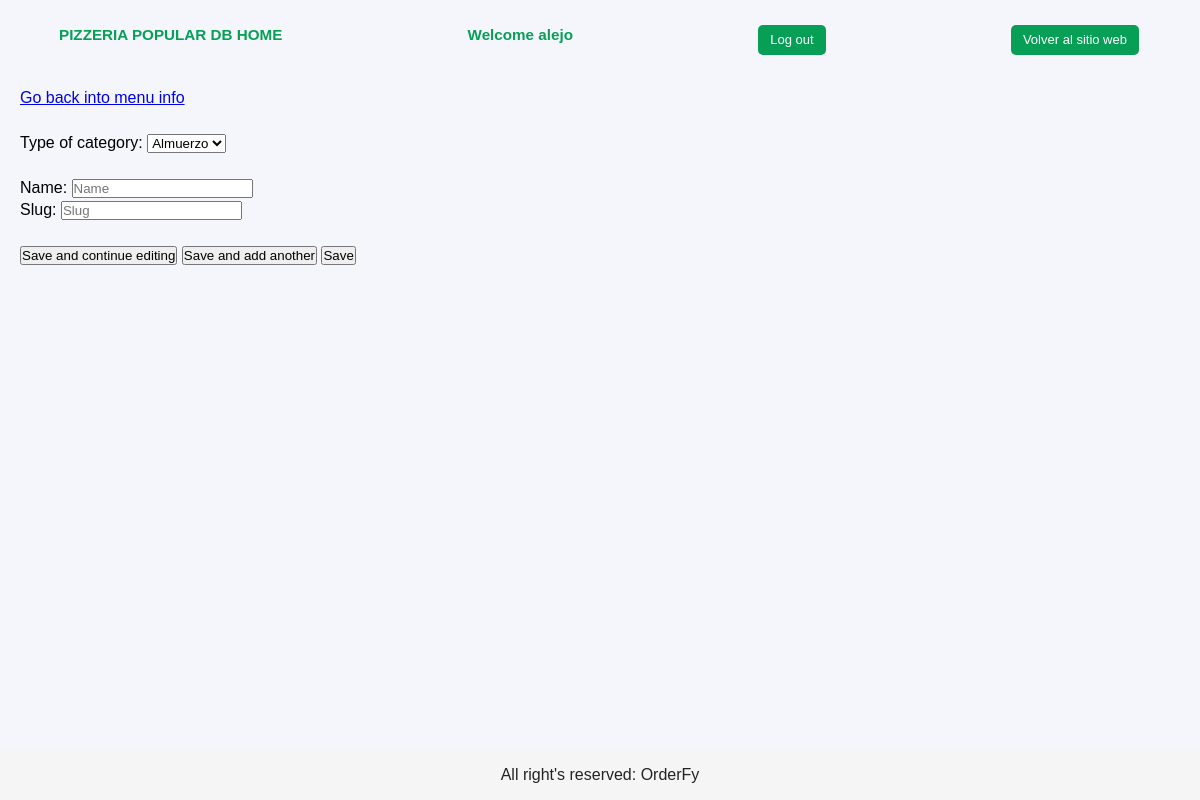
The page /database/pizzeria_popular/piz1/almuerzo/add_category/ (signed in) on the database its author committed.
### restaurants/models.py (models this page shows, shortened)
class Restaurant(models.Model):
    def get_upload_to_path_logo(self, filename):
        return f'{self.slug}/logo/{filename}'
    def get_upload_to_path_image(self, filename):
        return f'{self.slug}/image/{filename}'
    id= models.AutoField(primary_key=True)
    name= models.CharField(max_length=80)
    slug= models.SlugField(max_length=20, unique=True)
    description= models.TextField(max_length=1000, blank=True, null=True)
    logo= models.ImageField(upload_to=get_upload_to_path_logo, default="default_restaurant_logo.png")
    image= models.ImageField(upload_to=get_upload_to_path_image, default="default_restaurant_image.png")
    primary_color= models.CharField(max_length=7, validators=[functions.validate_color_hex])
    secondary_color= models.CharField(max_length=7, validators=[functions.validate_color_hex])
    q_branches= models.PositiveSmallIntegerField(default=1, validators=[functions.validate_not_zero])
    created= models.DateTimeField(auto_now_add= True)
    updated= models.DateTimeField(auto_now= True)
    class Meta:
        verbose_name=  "Restaurant"
        verbose_name_plural= "Restaurants"

class TypeOfCategory(models.Model):
    def get_upload_to_path_image(self, filename):
        return f'{self.branch.restaurant.slug}/image/{self.branch.slug}/{self.slug}/{filename}'
    branch= models.ForeignKey(Branch, on_delete=models.CASCADE)
    id = models.AutoField(primary_key=True)
    name= models.CharField(max_length= 100)
    slug= models.SlugField(max_length=20, unique=True)
    image= models.ImageField(upload_to=get_upload_to_path_image, default= "default_type_of_category.avif")
    created= models.DateTimeField(auto_now_add= True)
    updated= models.DateTimeField(auto_now= True)
    class Meta:
        verbose_name=  "Type of category"
        verbose_name_plural= "Types of categories"

### access_user/models.py (models this page shows)
class CustomUser(AbstractUser):
    restaurant= models.ForeignKey(Restaurant, on_delete=models.CASCADE, blank=True, null=True)

### access_user/views/add_db.py (the view, shortened to what this page needs)
# urls.py: path('<str:restaurant_slug>/<str:branch_slug>/<str:type_slug>/add_category/', login_required(add_db.add_category), name='add_category'),
@login_required
def add_category(request, restaurant_slug, branch_slug, type_slug):
    restaurant= functions.get_restaurant(restaurant_slug)
    if not restaurant: return HttpResponseNotFound("Cannot find restaurant named '" + restaurant_slug + "'")
    answer= functions.check_user(request, restaurant)
    if answer== "no_access": return HttpResponseForbidden(f'Your user, {request.user.username}, has not access to {restaurant.name}`s DataBase')
    branch= functions.get_branch(branch_slug)
    if not branch: return HttpResponseNotFound("Cannot find branch named '" + branch_slug + "'")
    type_of_category= functions.get_type(type_slug)
    if not type_of_category: return HttpResponseNotFound("Cannot find type of category named '" + type_slug + "'")
    types_of_category= Rmodels.TypeOfCategory.objects.filter(branch=branch)
    params={
        'restaurant': restaurant,
        'branch': branch,
        'type': type_of_category,
        'types': types_of_category,
    }
    return render(request, 'access_user/add/add_category.html', params)

### access_user/functions.py (called while the page is built)
def check_user(request, restaurant):
    if not request.user.is_superuser:
        users= CustomUser.objects.filter(restaurant=restaurant)
        if request.user not in users: return "no_access"
        return None

def get_restaurant(restaurant_slug):
    try:
        restaurant= Rmodels.Restaurant.objects.get(slug= restaurant_slug)
        return restaurant
    except ObjectDoesNotExist:
        return None

def get_branch(branch_slug):
    try:
        branch= Rmodels.Branch.objects.get(slug= branch_slug)
        return branch
    except ObjectDoesNotExist:
        return None

def get_type(type_slug):
    try:
        type_of_category= Rmodels.TypeOfCategory.objects.get(slug= type_slug)
        return type_of_category
    except ObjectDoesNotExist:
        return None

### templates/access_user/add/add_category.html (shortened to what this page needs)
    {% extends 'access_user/base.html' %}
    {% block content %}
        <a href="{% url 'db_menu' restaurant.slug branch.slug type.slug %}"> Go back into menu info </a>
        <br><br>
        <form method="post">
            <label for="type">Type of category:</label>
            <select id="options" name="type" readonly>
                <option value="{{ type.slug }}" selected>{{ type.name }}</option>
            </select>
            <br><br>
            <label for="name">Name:</label>
            <input type="text" id="name" name="name" placeholder="Name" required>
            <br>
            <label for="slug">Slug:</label>
            <input type="text" id="slug" name="slug" placeholder="Slug" required>
            <br>
            <br>
            <button type="submit" name="action" value="save_and_continue_editing">Save and continue editing</button>
            <button type="submit" name="action" value="save_and_add_another">Save and add another</button>
            <button type="submit" name="action" value="save">Save</button>
        </form>
    {% endblock %}

### templates/access_user/base.html (shortened to what this page needs)
<!DOCTYPE html>
<html lang="en">
{% load static %}
<head>
    <link rel="stylesheet" href="{% static 'css/database/base.css' %}">
    <link rel="stylesheet" href="{% static 'css/restaurants/restaurants.css' %}">
</head>
<body>
    <section class="section">
        <header class="orderfy">
            <h3> {{ restaurant.name | upper }} DB HOME </h3>
            <h3> Welcome {{ user.username }} </h3>
            <a href="{% url 'db_logout' restaurant.slug %}" class="botres"> Log out </a>
            <a href="{% url 'restaurant' restaurant.slug %}" class="botres"> Volver al sitio web </a>
        </header>
        <br><br><br>
        {% block content %} {% endblock %}
        <footer class="footer">
            <p class="center-content"> All right's reserved: OrderFy </p>
        </footer>
    </section>
</body>
</html>

### static/css/database/base.css (style rules this page uses)
:root { --background: #F4F6FC; --backsec1: #e7e9ef; --backsec2: #F4F6FC; --logoGreen: #079F56 ; --letras: #232323; --botones: #d3d0d0; }
.footer { position: fixed; bottom: 0; left: 0; right: 0; width: 100%; height: 50px; background-color: #f5f5f5; text-align: center; line-height: 50px; }

### static/css/restaurants/restaurants.css (style rules this page uses)
:root { --background: #F4F6FC; --backsec1: #e7e9ef; --backsec2: #F4F6FC; --logoGreen: #079F56 ; --letras: #232323; --botones: #d3d0d0; }
* { margin: 0; padding: 0; box-sizing: border-box; }
body { font-family: 'Arial', sans-serif; line-height: 1.4; background-color: var(--background); }
.section { background-color: var(--background); padding: 20px; }
header { position: fixed; top: -1px; left: -1px; right: -1px; padding: 1rem 5%; display: flex; align-items: center; justify-content: space-between; z-index: 1000; background-color: var(--background); }
.center-content { width: 100%; display: flex; justify-content: center; }
.orderfy { font-size: 13px; text-align: center; background-color: var(--background); color: var(--logoGreen); width: 100%; }
p { color: var(--letras); }
.botres { display: inline-block; padding: 6px 12px; background-color: var(--logoGreen); color: white; text-decoration: none; border-color: var(--logoGreen); border-radius: 5px; margin-top: 10px; transition: background-color 0.3s; }

### rows shown on the page
Restaurant: name "PIZZERIA POPULAR"
CustomUser: username "alejo"
TypeOfCategory: type "Almuerzo"
